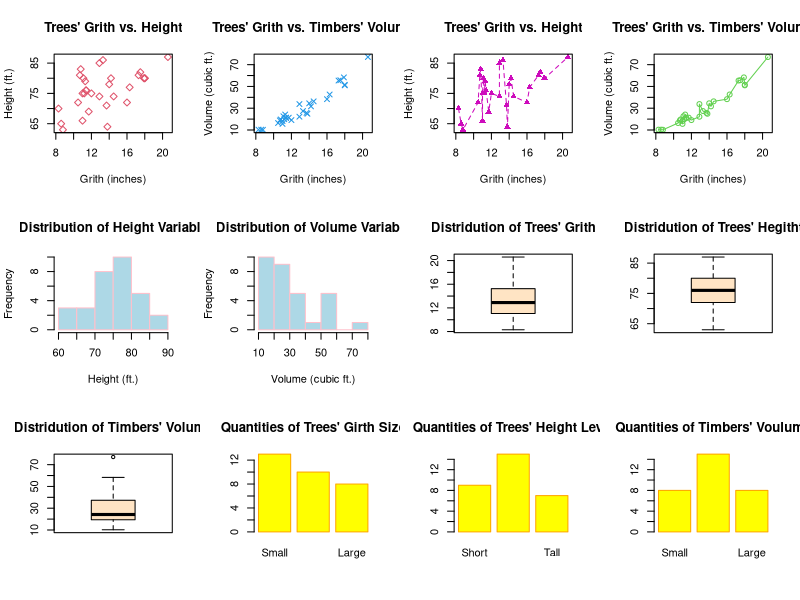

Source code (R):
str(trees)
par(mfrow = c(3, 4)) # 以三列四行向右依序的方式列圖
# 散佈圖
plot(trees$Girth, trees$Height, main = "Trees' Grith vs. Height",
     xlab = "Grith (inches)", ylab = "Height (ft.)", pch = 5, col = 2)
plot(trees$Girth, trees$Volume, main = "Trees' Grith vs. Timbers' Volume",
     xlab = "Grith (inches)", ylab = "Volume (cubic ft.)", pch = 4, col = 4)
# 線圖
plot(trees$Girth, trees$Height, type = "o", main = "Trees' Grith vs. Height",
     xlab = "Grith (inches)", ylab = "Height (ft.)", pch = 17, lty = 2, col = 6)
plot(trees$Girth, trees$Volume, type = "o", main = "Trees' Grith vs. Timbers' Volume",
     xlab = "Grith (inches)", ylab = "Volume (cubic ft.)", col = 3)
# 直方圖
hist(trees$Height, main = "Distribution of Height Variable",
     xlab = "Height (ft.)", col = "lightblue", border = "pink")
hist(trees$Volume, main = "Distribution of Volume Variable",
     xlab = "Volume (cubic ft.)", col = "lightblue", border = "pink")

# 盒鬚圖
boxplot(trees$Girth, main = "Distridution of Trees' Grith", col = "bisque")
boxplot(trees$Height, main = "Distridution of Trees' Hegitht", col = "bisque")
boxplot(trees$Volume, main = "Distridution of Timbers' Volume", col = "bisque")

# 長條圖
summary(trees$Girth)
g_group <- cut(trees$Girth, breaks = c(8, 11.5, 15.25, 21), labels = c("Small", "Medium", "Large"))
barplot(table(factor(g_group)), main ="Quantities of Trees' Girth Size", col = "yellow", border = "orange")
summary(trees$Height)
h_group <- cut(trees$Height, breaks = c(-Inf, 72, 80, Inf), labels = c("Short", "Medium", "Tall"))
barplot(table(factor(h_group)), main = "Quantities of Trees' Height Level", col = "yellow", border = "orange")
summary(trees$Volume)
v_group <- cut(trees$Volume, breaks = c(-Inf, 19.4, 37.3, Inf), labels = c("Small", "Medium", "Large"))
barplot(table(factor(v_group)), main = "Quantities of Timbers' Voulume", col = "yellow", border = "orange")
